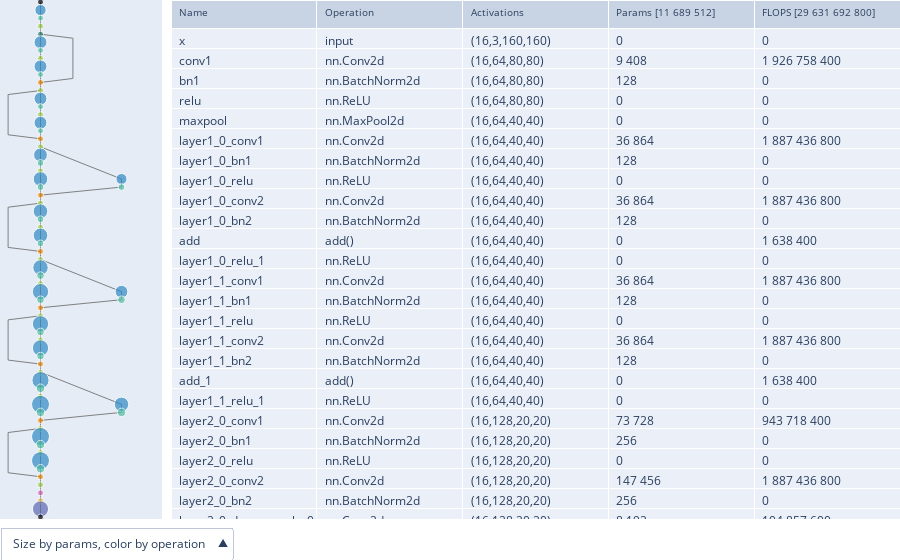

Source (notebook cell):
### Markdown cell above
## Specifying colors
* Palettes from plotly [discrete color sequences](https://plotly.com/python/discrete-color/#color-sequences-in-plotly-express) can be specified by name
* User-defined palettes can be specified as a list of `'#RRGGBB'` formatted strings
* The key to `fixed_color_map` may be a string in the **Operation** column or a category as listed [here](https://pytorch.org/docs/stable/nn.html)

### Code cell
with plotly_renderer('vscode'): mav.show_figure(
    palette='Vivid',
    avoid_palette_idxs=set([10]),
    fixed_color_map={'Convolution':7, 'add()':0, 'nn.MaxPool2d':5}
)

### Figure 1 — Plotly figure (JSON) as saved in the notebook; plotly's stock layout.template omitted (floating-point values rounded to 4 significant figures; data arrays with more than 128 entries replaced by an {"elided": "..."} marker saying what was removed)
{"data": [{"hoverinfo": "skip", "line": {"color": "gray", "width": 1}, "mode": "lines", "showlegend": false, "type": "scatter", "x": {"elided": "243 float values"}, "xaxis": "x", "y": {"elided": "243 float values"}, "yaxis": "y"}, {"customdata": {"elided": "71x7 str values"}, "hovertemplate": "Name: %{customdata[0]}<br>Operation: %{customdata[1]}<br>Activations: %{customdata[2]}<br>Parameters: %{customdata[3]}<br>FLOPS: %{customdata[4]}<br><br>args: %{customdata[5]}<br>kwargs: %{customdata[6]}<br><extra></extra>", "marker": {"color": ["#000000", "#2F8AC4", "#52BCA3", "#99C945", "#24796C", "#2F8AC4", "#52BCA3", "#99C945", "#2F8AC4", "#52BCA3", "#E58606", "#99C945", "#2F8AC4", "#52BCA3", "#99C945", "#2F8AC4", "#52BCA3", "#E58606", "#99C945", "#2F8AC4", "#52BCA3", "#99C945", "#2F8AC4", "#52BCA3", "#2F8AC4", "#52BCA3", "#E58606", "#99C945", "#2F8AC4", "#52BCA3", "#99C945", "#2F8AC4", "#52BCA3", "#E58606", "#99C945", "#2F8AC4", "#52BCA3", "#99C945", "#2F8AC4", "#52BCA3", "#2F8AC4", "#52BCA3", "#E58606", "#99C945", "#2F8AC4", "#52BCA3", "#99C945", "#2F8AC4", "#52BCA3", "#E58606", "#99C945", "#2F8AC4", "#52BCA3", "#99C945", "#2F8AC4", "#52BCA3", "#2F8AC4", "#52BCA3", "#E58606", "#99C945", "#2F8AC4", "#52BCA3", "#99C945", "#2F8AC4", "#52BCA3", "#E58606", "#99C945", "#CC61B0", "#DAA51B", "#5D69B1", "#000000"], "colorscale": [[0, "rgb(0,0,255)"], [1, "rgb(255,0,0)"]], "size": [6, 11.25, 6, 6, 6, 12.92, 6, 6, 12.92, 6, 6, 6, 12.92, 6, 6, 12.92, 6, 6, 6, 13.77, 6.847, 6, 14.61, 6.847, 11.08, 6.847, 6, 6, 14.61, 6.847, 6, 14.61, 6.847, 6, 6, 15.46, 7.694, 6, 16.31, 7.694, 12.77, 7.694, 6, 6, 16.31, 7.694, 6, 16.31, 7.694, 6, 6, 17.15, 8.541, 6, 18, 8.541, 14.47, 8.541, 6, 6, 18, 8.541, 6, 18, 8.541, 6, 6, 6, 6, 16.14, 6]}, "mode": "markers", "showlegend": false, "type": "scatter", "x": [0, 0, 0, 0, 0, 0, 0, 0, 0, 0, 0, 0, 0, 0, 0, 0, 0, 0, 0, 0, 0, 0, 0, 0, 1, 1, 0, 0, 0, 0, 0, 0, 0, 0, 0, 0, 0, 0, 0, 0, 1, 1, 0, 0, 0, 0, 0, 0, 0, 0, 0, 0, 0, 0, 0, 0, 1, 1, 0, 0, 0, 0, 0, 0, 0, 0, 0, 0, 0, 0, 0], "xaxis": "x", "y": [0, 1, 2, 3, 4, 5, 6, 7, 8, 9, 10, 11, 12, 13, 14, 15, 16, 17, 18, 19, 20, 21, 22, 23, 22, 23, 24, 25, 26, 27, 28, 29, 30, 31, 32, 33, 34, 35, 36, 37, 36, 37, 38, 39, 40, 41, 42, 43, 44, 45, 46, 47, 48, 49, 50, 51, 50, 51, 52, 53, 54, 55, 56, 57, 58, 59, 60, 61, 62, 63, 64], "yaxis": "y"}, {"cells": {"align": "left", "values": {"elided": "5x71 str values"}}, "domain": {"x": [0.19, 1], "y": [0, 1]}, "header": {"align": "left", "font": {"size": 10}, "values": ["Name", "Operation", "Activations", "Params [11 689 512]", "FLOPS [29 631 692 800]"]}, "type": "table"}], "layout": {"margin": {"b": 0, "l": 0, "r": 0, "t": 0}, "modebar": {"orientation": "v", "remove": ["select", "lasso"]}, "updatemenus": [{"active": 0, "buttons": [{"args": [{"marker": [{}, {"color": ["#000000", "#2F8AC4", "#52BCA3", "#99C945", "#24796C", "#2F8AC4", "#52BCA3", "#99C945", "#2F8AC4", "#52BCA3", "#E58606", "#99C945", "#2F8AC4", "#52BCA3", "#99C945", "#2F8AC4", "#52BCA3", "#E58606", "#99C945", "#2F8AC4", "#52BCA3", "#99C945", "#2F8AC4", "#52BCA3", "#2F8AC4", "#52BCA3", "#E58606", "#99C945", "#2F8AC4", "#52BCA3", "#99C945", "#2F8AC4", "#52BCA3", "#E58606", "#99C945", "#2F8AC4", "#52BCA3", "#99C945", "#2F8AC4", "#52BCA3", "#2F8AC4", "#52BCA3", "#E58606", "#99C945", "#2F8AC4", "#52BCA3", "#99C945", "#2F8AC4", "#52BCA3", "#E58606", "#99C945", "#2F8AC4", "#52BCA3", "#99C945", "#2F8AC4", "#52BCA3", "#2F8AC4", "#52BCA3", "#E58606", "#99C945", "#2F8AC4", "#52BCA3", "#99C945", "#2F8AC4", "#52BCA3", "#E58606", "#99C945", "#CC61B0", "#DAA51B", "#5D69B1", "#000000"], "colorscale": "Bluered", "size": [6, 11.25, 6, 6, 6, 12.92, 6, 6, 12.92, 6, 6, 6, 12.92, 6, 6, 12.92, 6, 6, 6, 13.77, 6.847, 6, 14.61, 6.847, 11.08, 6.847, 6, 6, 14.61, 6.847, 6, 14.61, 6.847, 6, 6, 15.46, 7.694, 6, 16.31, 7.694, 12.77, 7.694, 6, 6, 16.31, 7.694, 6, 16.31, 7.694, 6, 6, 17.15, 8.541, 6, 18, 8.541, 14.47, 8.541, 6, 6, 18, 8.541, 6, 18, 8.541, 6, 6, 6, 6, 16.14, 6]}, {}]}], "label": "Size by params, color by operation", "method": "restyle"}, {"args": [{"marker": [{}, {"color": ["#000000", "#2F8AC4", "#52BCA3", "#99C945", "#24796C", "#2F8AC4", "#52BCA3", "#99C945", "#2F8AC4", "#52BCA3", "#E58606", "#99C945", "#2F8AC4", "#52BCA3", "#99C945", "#2F8AC4", "#52BCA3", "#E58606", "#99C945", "#2F8AC4", "#52BCA3", "#99C945", "#2F8AC4", "#52BCA3", "#2F8AC4", "#52BCA3", "#E58606", "#99C945", "#2F8AC4", "#52BCA3", "#99C945", "#2F8AC4", "#52BCA3", "#E58606", "#99C945", "#2F8AC4", "#52BCA3", "#99C945", "#2F8AC4", "#52BCA3", "#2F8AC4", "#52BCA3", "#E58606", "#99C945", "#2F8AC4", "#52BCA3", "#99C945", "#2F8AC4", "#52BCA3", "#E58606", "#99C945", "#2F8AC4", "#52BCA3", "#99C945", "#2F8AC4", "#52BCA3", "#2F8AC4", "#52BCA3", "#E58606", "#99C945", "#2F8AC4", "#52BCA3", "#99C945", "#2F8AC4", "#52BCA3", "#E58606", "#99C945", "#CC61B0", "#DAA51B", "#5D69B1", "#000000"], "colorscale": "Bluered", "size": [6, 18, 6, 6, 6, 17.97, 6, 6, 17.97, 6, 8.727, 6, 17.97, 6, 6, 17.97, 6, 8.727, 6, 17.06, 6, 6, 17.97, 6, 14.18, 6, 7.818, 6, 17.97, 6, 6, 17.97, 6, 7.818, 6, 17.06, 6, 6, 17.97, 6, 14.18, 6, 6.909, 6, 17.97, 6, 6, 17.97, 6, 6.909, 6, 17.06, 6, 6, 17.97, 6, 14.18, 6, 6, 6, 17.97, 6, 6, 17.97, 6, 6, 6, 6, 6, 11.75, 6]}, {}]}], "label": "Size by FLOPS, color by operation", "method": "restyle"}, {"args": [{"marker": [{}, {"color": [0, 1, 0, 0, 0, 0.9977, 0, 0, 0.9977, 0, 0.2273, 0, 0.9977, 0, 0, 0.9977, 0, 0.2273, 0, 0.922, 0, 0, 0.9977, 0, 0.6818, 0, 0.1515, 0, 0.9977, 0, 0, 0.9977, 0, 0.1515, 0, 0.922, 0, 0, 0.9977, 0, 0.6818, 0, 0.07576, 0, 0.9977, 0, 0, 0.9977, 0, 0.07576, 0, 0.922, 0, 0, 0.9977, 0, 0.6818, 0, 0, 0, 0.9977, 0, 0, 0.9977, 0, 0, 0, 0, 0, 0.4789, 0], "colorscale": "Bluered", "size": [6, 11.25, 6, 6, 6, 12.92, 6, 6, 12.92, 6, 6, 6, 12.92, 6, 6, 12.92, 6, 6, 6, 13.77, 6.847, 6, 14.61, 6.847, 11.08, 6.847, 6, 6, 14.61, 6.847, 6, 14.61, 6.847, 6, 6, 15.46, 7.694, 6, 16.31, 7.694, 12.77, 7.694, 6, 6, 16.31, 7.694, 6, 16.31, 7.694, 6, 6, 17.15, 8.541, 6, 18, 8.541, 14.47, 8.541, 6, 6, 18, 8.541, 6, 18, 8.541, 6, 6, 6, 6, 16.14, 6]}, {}]}], "label": "Size by params, color by FLOPS", "method": "restyle"}, {"args": [{"marker": [{}, {"color": [0, 0.4375, 0, 0, 0, 0.5766, 0, 0, 0.5766, 0, 0, 0, 0.5766, 0, 0, 0.5766, 0, 0, 0, 0.6471, 0.07057, 0, 0.7177, 0.07057, 0.4234, 0.07057, 0, 0, 0.7177, 0.07057, 0, 0.7177, 0.07057, 0, 0, 0.7883, 0.1411, 0, 0.8589, 0.1411, 0.5646, 0.1411, 0, 0, 0.8589, 0.1411, 0, 0.8589, 0.1411, 0, 0, 0.9294, 0.2117, 0, 1, 0.2117, 0.7057, 0.2117, 0, 0, 1, 0.2117, 0, 1, 0.2117, 0, 0, 0, 0, 0.8446, 0], "colorscale": "Bluered", "size": [6, 18, 6, 6, 6, 17.97, 6, 6, 17.97, 6, 8.727, 6, 17.97, 6, 6, 17.97, 6, 8.727, 6, 17.06, 6, 6, 17.97, 6, 14.18, 6, 7.818, 6, 17.97, 6, 6, 17.97, 6, 7.818, 6, 17.06, 6, 6, 17.97, 6, 14.18, 6, 6.909, 6, 17.97, 6, 6, 17.97, 6, 6.909, 6, 17.06, 6, 6, 17.97, 6, 14.18, 6, 6, 6, 17.97, 6, 6, 17.97, 6, 6, 6, 6, 6, 11.75, 6]}, {}]}], "label": "Size by FLOPS, color by params", "method": "restyle"}], "direction": "up", "pad": {"b": 0, "l": 0, "r": 0, "t": 8}, "showactive": true, "x": 0, "xanchor": "left", "y": 0, "yanchor": "top"}], "xaxis": {"anchor": "y", "domain": [0, 0.18], "range": [-0.5, 1.5], "showgrid": false, "tickmode": "array", "tickvals": [], "zeroline": false}, "yaxis": {"anchor": "x", "domain": [0, 1], "range": [64.25, -0.25], "showgrid": false, "tickmode": "array", "tickvals": [], "zeroline": false}}}
